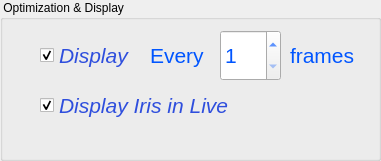
     <widget class="QGroupBox" name="groupBox_2">
      <property name="geometry">
       <rect>
        <x>30</x>
        <y>10</y>
        <width>381</width>
        <height>161</height>
       </rect>
      </property>
      <property name="title">
       <string> Optimization &amp;&amp; Display</string>
      </property>
      <widget class="QCheckBox" name="checkBox_Display">
       <property name="geometry">
        <rect>
         <x>40</x>
         <y>30</y>
         <width>101</width>
         <height>51</height>
        </rect>
       </property>
       <property name="palette">
        <palette>
         <active>
          <colorrole role="WindowText">
           <brush brushstyle="SolidPattern">
            <color alpha="255">
             <red>46</red>
             <green>78</green>
             <blue>221</blue>
            </color>
           </brush>
          </colorrole>
         </active>
         <inactive>
          <colorrole role="WindowText">
           <brush brushstyle="SolidPattern">
            <color alpha="255">
             <red>46</red>
             <green>78</green>
             <blue>221</blue>
            </color>
           </brush>
          </colorrole>
         </inactive>
         <disabled>
          <colorrole role="WindowText">
           <brush brushstyle="SolidPattern">
            <color alpha="255">
             <red>120</red>
             <green>120</green>
             <blue>120</blue>
            </color>
           </brush>
          </colorrole>
         </disabled>
        </palette>
       </property>
       <property name="font">
        <font>
         <family>Arial</family>
         <pointsize>16</pointsize>
         <italic>true</italic>
        </font>
       </property>
       <property name="text">
        <string>Display</string>
       </property>
       <property name="checked">
        <bool>true</bool>
       </property>
      </widget>
      <widget class="QLabel" name="label_12">
       <property name="geometry">
        <rect>
         <x>150</x>
         <y>30</y>
         <width>61</width>
         <height>51</height>
        </rect>
       </property>
       <property name="palette">
        <palette>
         <active>
          <colorrole role="WindowText">
           <brush brushstyle="SolidPattern">
            <color alpha="255">
             <red>0</red>
             <green>85</green>
             <blue>255</blue>
            </color>
           </brush>
          </colorrole>
         </active>
         <inactive>
          <colorrole role="WindowText">
           <brush brushstyle="SolidPattern">
            <color alpha="255">
             <red>0</red>
             <green>85</green>
             <blue>255</blue>
            </color>
           </brush>
          </colorrole>
         </inactive>
         <disabled>
          <colorrole role="WindowText">
           <brush brushstyle="SolidPattern">
            <color alpha="255">
             <red>120</red>
             <green>120</green>
             <blue>120</blue>
            </color>
           </brush>
          </colorrole>
         </disabled>
        </palette>
       </property>
       <property name="font">
        <font>
         <family>Arial</family>
         <pointsize>16</pointsize>
        </font>
       </property>
       <property name="text">
        <string>Every</string>
       </property>
      </widget>
      <widget class="QSpinBox" name="spinBox_DisplayRate">
       <property name="geometry">
        <rect>
         <x>220</x>
         <y>30</y>
         <width>61</width>
         <height>51</height>
        </rect>
       </property>
       <property name="palette">
        <palette>
         <active>
          <colorrole role="WindowText">
           <brush brushstyle="SolidPattern">
            <color alpha="255">
             <red>0</red>
             <green>85</green>
             <blue>255</blue>
            </color>
           </brush>
          </colorrole>
          <colorrole role="Text">
           <brush brushstyle="SolidPattern">
            <color alpha="255">
             <red>0</red>
             <green>85</green>
             <blue>255</blue>
            </color>
           </brush>
          </colorrole>
         </active>
         <inactive>
          <colorrole role="WindowText">
           <brush brushstyle="SolidPattern">
            <color alpha="255">
             <red>0</red>
             <green>85</green>
             <blue>255</blue>
            </color>
           </brush>
          </colorrole>
          <colorrole role="Text">
           <brush brushstyle="SolidPattern">
            <color alpha="255">
             <red>0</red>
             <green>85</green>
             <blue>255</blue>
            </color>
           </brush>
          </colorrole>
         </inactive>
         <disabled>
          <colorrole role="WindowText">
           <brush brushstyle="SolidPattern">
            <color alpha="255">
             <red>120</red>
             <green>120</green>
             <blue>120</blue>
            </color>
           </brush>
          </colorrole>
          <colorrole role="Text">
           <brush brushstyle="SolidPattern">
            <color alpha="255">
             <red>120</red>
             <green>120</green>
             <blue>120</blue>
            </color>
           </brush>
          </colorrole>
         </disabled>
        </palette>
       </property>
       <property name="font">
        <font>
         <family>Arial</family>
         <pointsize>16</pointsize>
        </font>
       </property>
       <property name="minimum">
        <number>1</number>
       </property>
       <property name="maximum">
        <number>30</number>
       </property>
      </widget>
      <widget class="QLabel" name="label_27">
       <property name="geometry">
        <rect>
         <x>290</x>
         <y>30</y>
         <width>71</width>
         <height>51</height>
        </rect>
       </property>
       <property name="palette">
        <palette>
         <active>
          <colorrole role="WindowText">
           <brush brushstyle="SolidPattern">
            <color alpha="255">
             <red>0</red>
             <green>85</green>
             <blue>255</blue>
            </color>
           </brush>
          </colorrole>
         </active>
         <inactive>
          <colorrole role="WindowText">
           <brush brushstyle="SolidPattern">
            <color alpha="255">
             <red>0</red>
             <green>85</green>
             <blue>255</blue>
            </color>
           </brush>
          </colorrole>
         </inactive>
         <disabled>
          <colorrole role="WindowText">
           <brush brushstyle="SolidPattern">
            <color alpha="255">
             <red>120</red>
             <green>120</green>
             <blue>120</blue>
            </color>
           </brush>
          </colorrole>
         </disabled>
        </palette>
       </property>
       <property name="font">
        <font>
         <family>Arial</family>
         <pointsize>16</pointsize>
        </font>
       </property>
       <property name="text">
        <string>frames</string>
       </property>
      </widget>
      <widget class="QCheckBox" name="checkBox_DisplayIrisInLive">
       <property name="geometry">
        <rect>
         <x>40</x>
         <y>80</y>
         <width>201</width>
         <height>51</height>
        </rect>
       </property>
       <property name="palette">
        <palette>
         <active>
          <colorrole role="WindowText">
           <brush brushstyle="SolidPattern">
            <color alpha="255">
             <red>46</red>
             <green>78</green>
             <blue>221</blue>
            </color>
           </brush>
          </colorrole>
         </active>
         <inactive>
          <colorrole role="WindowText">
           <brush brushstyle="SolidPattern">
            <color alpha="255">
             <red>46</red>
             <green>78</green>
             <blue>221</blue>
            </color>
           </brush>
          </colorrole>
         </inactive>
         <disabled>
          <colorrole role="WindowText">
           <brush brushstyle="SolidPattern">
            <color alpha="255">
             <red>120</red>
             <green>120</green>
             <blue>120</blue>
            </color>
           </brush>
          </colorrole>
         </disabled>
        </palette>
       </property>
       <property name="font">
        <font>
         <family>Arial</family>
         <pointsize>16</pointsize>
         <italic>true</italic>
        </font>
       </property>
       <property name="text">
        <string>Display Iris in Live</string>
       </property>
       <property name="checked">
        <bool>true</bool>
       </property>
      </widget>
     </widget>
